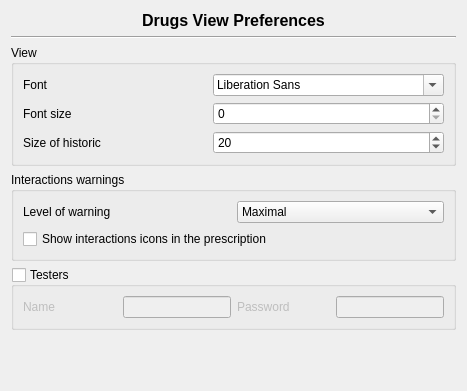
<?xml version="1.0" encoding="UTF-8"?>
<ui version="4.0">
 <class>Drugs::Internal::DrugsViewWidget</class>
 <widget class="QWidget" name="Drugs::Internal::DrugsViewWidget">
  <property name="geometry">
   <rect>
    <x>0</x>
    <y>0</y>
    <width>467</width>
    <height>391</height>
   </rect>
  </property>
  <property name="windowTitle">
   <string>Form</string>
  </property>
  <layout class="QGridLayout" name="gridLayout_4">
   <item row="0" column="0">
    <widget class="QLabel" name="label">
     <property name="sizePolicy">
      <sizepolicy hsizetype="Expanding" vsizetype="Fixed">
       <horstretch>0</horstretch>
       <verstretch>0</verstretch>
      </sizepolicy>
     </property>
     <property name="font">
      <font>
       <pointsize>12</pointsize>
       <weight>75</weight>
       <bold>true</bold>
      </font>
     </property>
     <property name="text">
      <string>Drugs View Preferences</string>
     </property>
     <property name="alignment">
      <set>Qt::AlignCenter</set>
     </property>
    </widget>
   </item>
   <item row="1" column="0">
    <widget class="Line" name="line">
     <property name="orientation">
      <enum>Qt::Horizontal</enum>
     </property>
    </widget>
   </item>
   <item row="2" column="0">
    <widget class="QGroupBox" name="groupBox_2">
     <property name="sizePolicy">
      <sizepolicy hsizetype="Preferred" vsizetype="Preferred">
       <horstretch>0</horstretch>
       <verstretch>0</verstretch>
      </sizepolicy>
     </property>
     <property name="title">
      <string>View</string>
     </property>
     <layout class="QGridLayout" name="gridLayout_2">
      <item row="1" column="0">
       <widget class="QLabel" name="label_5">
        <property name="sizePolicy">
         <sizepolicy hsizetype="Expanding" vsizetype="Preferred">
          <horstretch>0</horstretch>
          <verstretch>0</verstretch>
         </sizepolicy>
        </property>
        <property name="minimumSize">
         <size>
          <width>0</width>
          <height>0</height>
         </size>
        </property>
        <property name="text">
         <string>Font</string>
        </property>
       </widget>
      </item>
      <item row="2" column="1">
       <widget class="QSpinBox" name="viewFontSizeSpin">
        <property name="sizePolicy">
         <sizepolicy hsizetype="Minimum" vsizetype="Preferred">
          <horstretch>0</horstretch>
          <verstretch>0</verstretch>
         </sizepolicy>
        </property>
        <property name="minimumSize">
         <size>
          <width>0</width>
          <height>0</height>
         </size>
        </property>
       </widget>
      </item>
      <item row="1" column="1">
       <widget class="QFontComboBox" name="viewFontCombo">
        <property name="sizePolicy">
         <sizepolicy hsizetype="Minimum" vsizetype="Preferred">
          <horstretch>0</horstretch>
          <verstretch>0</verstretch>
         </sizepolicy>
        </property>
        <property name="minimumSize">
         <size>
          <width>0</width>
          <height>0</height>
         </size>
        </property>
       </widget>
      </item>
      <item row="2" column="0">
       <widget class="QLabel" name="label_4">
        <property name="sizePolicy">
         <sizepolicy hsizetype="Expanding" vsizetype="Preferred">
          <horstretch>0</horstretch>
          <verstretch>0</verstretch>
         </sizepolicy>
        </property>
        <property name="minimumSize">
         <size>
          <width>0</width>
          <height>0</height>
         </size>
        </property>
        <property name="text">
         <string>Font size</string>
        </property>
       </widget>
      </item>
      <item row="3" column="0">
       <widget class="QLabel" name="label_6">
        <property name="text">
         <string>Size of historic</string>
        </property>
       </widget>
      </item>
      <item row="3" column="1">
       <widget class="QSpinBox" name="historicSizeSpin">
        <property name="sizePolicy">
         <sizepolicy hsizetype="Minimum" vsizetype="Preferred">
          <horstretch>0</horstretch>
          <verstretch>0</verstretch>
         </sizepolicy>
        </property>
        <property name="value">
         <number>20</number>
        </property>
       </widget>
      </item>
     </layout>
    </widget>
   </item>
   <item row="4" column="0">
    <widget class="QGroupBox" name="testerBox">
     <property name="title">
      <string>Testers</string>
     </property>
     <property name="checkable">
      <bool>true</bool>
     </property>
     <property name="checked">
      <bool>false</bool>
     </property>
     <layout class="QGridLayout" name="gridLayout_3">
      <item row="0" column="0">
       <widget class="QLabel" name="label_2">
        <property name="sizePolicy">
         <sizepolicy hsizetype="Expanding" vsizetype="Preferred">
          <horstretch>0</horstretch>
          <verstretch>0</verstretch>
         </sizepolicy>
        </property>
        <property name="text">
         <string>Name</string>
        </property>
       </widget>
      </item>
      <item row="0" column="1">
       <widget class="QLineEdit" name="userNameEdit"/>
      </item>
      <item row="0" column="2">
       <widget class="QLabel" name="label_3">
        <property name="sizePolicy">
         <sizepolicy hsizetype="Expanding" vsizetype="Preferred">
          <horstretch>0</horstretch>
          <verstretch>0</verstretch>
         </sizepolicy>
        </property>
        <property name="text">
         <string>Password</string>
        </property>
       </widget>
      </item>
      <item row="0" column="3">
       <widget class="QLineEdit" name="userPasswordEdit">
        <property name="enabled">
         <bool>false</bool>
        </property>
       </widget>
      </item>
     </layout>
    </widget>
   </item>
   <item row="5" column="0">
    <spacer name="verticalSpacer">
     <property name="orientation">
      <enum>Qt::Vertical</enum>
     </property>
     <property name="sizeHint" stdset="0">
      <size>
       <width>20</width>
       <height>40</height>
      </size>
     </property>
    </spacer>
   </item>
   <item row="3" column="0">
    <widget class="QGroupBox" name="groupBox">
     <property name="title">
      <string>Interactions warnings</string>
     </property>
     <layout class="QGridLayout" name="gridLayout">
      <item row="0" column="0">
       <widget class="QLabel" name="label_7">
        <property name="text">
         <string>Level of warning</string>
        </property>
       </widget>
      </item>
      <item row="0" column="1">
       <widget class="QComboBox" name="levelOfWarningCombo">
        <property name="sizePolicy">
         <sizepolicy hsizetype="Preferred" vsizetype="Preferred">
          <horstretch>0</horstretch>
          <verstretch>0</verstretch>
         </sizepolicy>
        </property>
        <item>
         <property name="text">
          <string>Maximal</string>
         </property>
        </item>
        <item>
         <property name="text">
          <string>Moderate</string>
         </property>
        </item>
        <item>
         <property name="text">
          <string>Minimal</string>
         </property>
        </item>
       </widget>
      </item>
      <item row="1" column="0" colspan="2">
       <widget class="QCheckBox" name="showIconsCheck">
        <property name="text">
         <string>Show interactions icons in the prescription</string>
        </property>
       </widget>
      </item>
     </layout>
    </widget>
   </item>
  </layout>
 </widget>
 <resources/>
 <connections/>
</ui>
